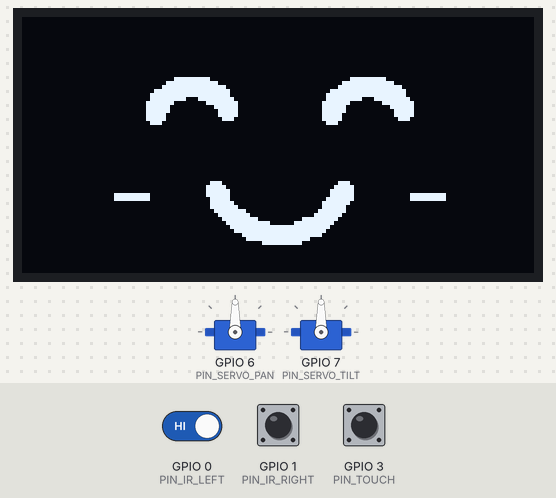
Simulated run of this sketch. Board: ESP32-C3. Shown: 2 × servo, 128×64 one-colour display. The inputs (shaded band) are chosen by the test bench; at power-on: GPIO 3 (PIN_TOUCH) LOW, GPIO 0 (PIN_IR_LEFT) HIGH, GPIO 1 (PIN_IR_RIGHT) HIGH. Random numbers use the default seed unless the sketch sets one; what the sketch prints to the serial monitor is not drawn.

Above: at 4.9 s.
5.0 s: GPIO 3 (PIN_TOUCH) pulled HIGH for 0.15 s
At 7.3 s:
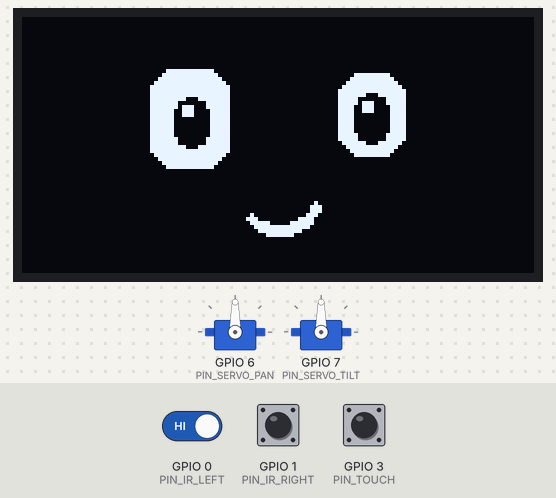
8.1 s: GPIO 3 (PIN_TOUCH) pulled HIGH for 1 s
At 9.7 s:
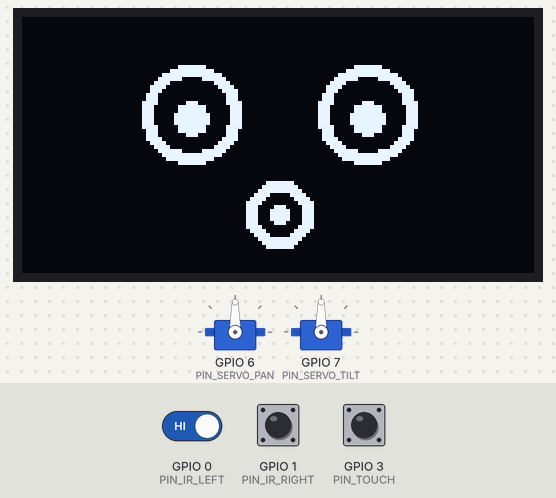
12.1 s: GPIO 3 (PIN_TOUCH) pulled HIGH for 0.15 s
At 13.9 s:
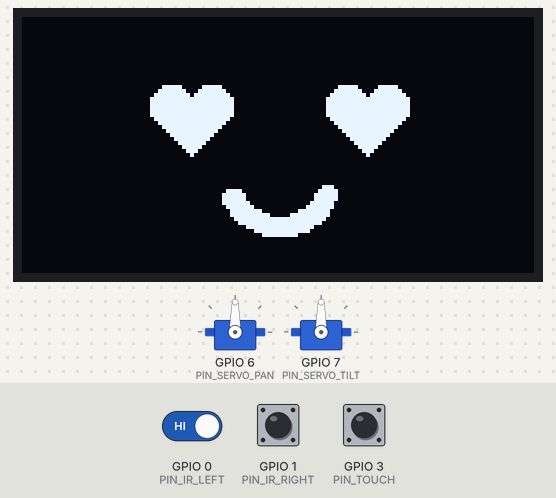
15.2 s: GPIO 3 (PIN_TOUCH) pulled HIGH for 3.2 s
At 17.5 s:
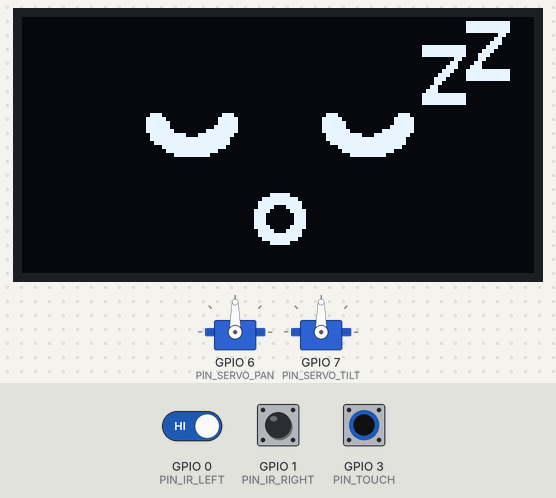
19.9 s: GPIO 3 (PIN_TOUCH) pulled HIGH for 0.15 s
At 22.2 s:
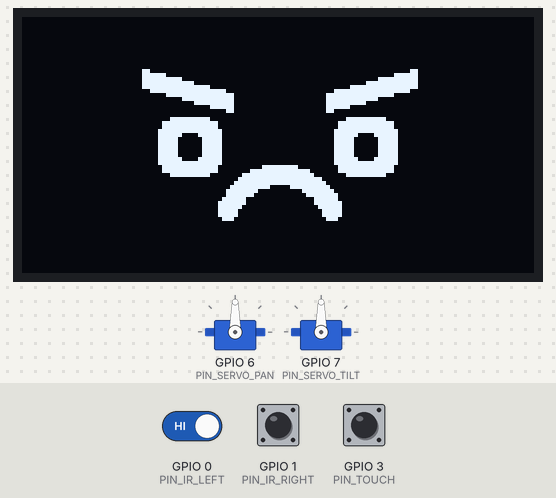
23.0 s: GPIO 0 (PIN_IR_LEFT) driven LOW
At 23.79 s:
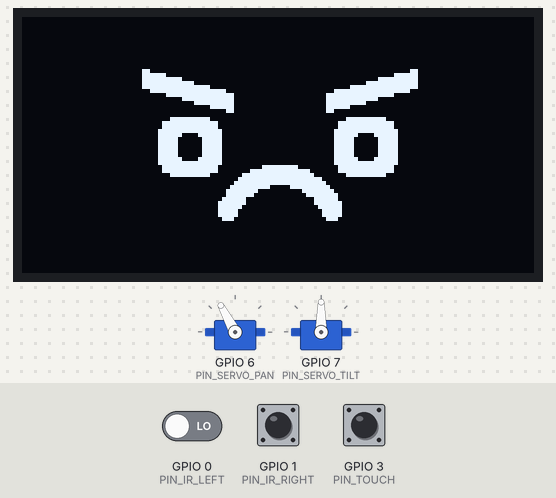
Timing chart, 0 to 26.0 s (numbered marks = the images above; inputs shaded):
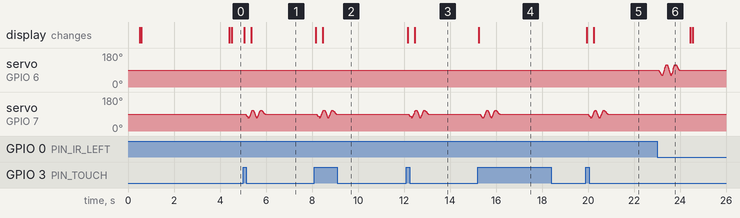

The sketch:

corrugated_robot.ino
```cpp
/*
 * 瓦楞机器人 · ESP32-C3
 * ------------------------------------------------------------
 * 硬件：
 *   - ESP32-C3 开发板（SuperMini / DevKitM-1 均可）
 *   - 2 × SG90 / MG90S 舵机：一个水平转头，一个上下点头
 *   - 1 × TTP223 触摸模块（摸一下换表情 + 上下点头）
 *   - 2 × 红外避障模块（摸左边 / 右边 → 左右摇头）
 *   - 1 × 0.96" SSD1306 OLED（128×64，I2C）
 *
 * 依赖库（Arduino IDE → 库管理器）：
 *   - Adafruit SSD1306
 *   - Adafruit GFX Library
 *   - ESP32Servo（作者 Kevin Harrington）
 *
 * 开发板选择：ESP32C3 Dev Module
 * 分区方案：默认 4MB with spiffs 即可（本程序很小）
 *
 * 接线、供电和调试见项目 README。
 */

#include <Arduino.h>
#include <Wire.h>
#include <Adafruit_GFX.h>
#include <Adafruit_SSD1306.h>
#include <ESP32Servo.h>
#include <math.h>

// ============================================================
// 1. 引脚 / 硬件参数：换板子时主要改这里
// ============================================================

// OLED I2C（ESP32-C3 的 4/5 不占用 USB，也不影响启动）
constexpr uint8_t PIN_I2C_SDA = 4;
constexpr uint8_t PIN_I2C_SCL = 5;

// 舵机信号
constexpr uint8_t PIN_SERVO_PAN  = 6;   // 水平：左右摇头
constexpr uint8_t PIN_SERVO_TILT = 7;   // 垂直：上下点头

// 输入
constexpr uint8_t PIN_TOUCH    = 3;     // TTP223 OUT
constexpr uint8_t PIN_IR_LEFT  = 0;     // 左侧红外 DO
constexpr uint8_t PIN_IR_RIGHT = 1;     // 右侧红外 DO

// 模块极性：买到的模块不一样时，只改这两个开关
constexpr bool TOUCH_ACTIVE_HIGH = true;   // TTP223 通常是“摸住为高”
constexpr bool IR_ACTIVE_LOW     = true;   // TCRT5000 通常是“有遮挡为低”

constexpr uint8_t OLED_ADDR = 0x3C;        // 有些模块是 0x3D，代码会自动再试
constexpr uint8_t OLED_ROTATION = 0;       // 屏幕装反了就改成 2

// ============================================================
// 2. 舵机标定：装好后先看这一节
// ============================================================

// 水平舵机（左右）
constexpr int PAN_CENTER = 90;       // 机械中位
constexpr int PAN_SWING  = 28;       // 左右各摆多少度
constexpr int PAN_MIN_ANGLE = 35;    // 机械安全范围，防止撞限位
constexpr int PAN_MAX_ANGLE = 145;
constexpr int PAN_DIR = 1;           // 左右反了改成 -1

// 垂直舵机（上下）
constexpr int TILT_CENTER = 90;
constexpr int TILT_SWING  = 20;
constexpr int TILT_MIN_ANGLE = 55;
constexpr int TILT_MAX_ANGLE = 125;
constexpr int TILT_DIR = 1;          // 点头方向反了改成 -1

// 动作节奏（毫秒）
constexpr uint16_t NOD_STEP_MS   = 180;   // 每点一下用时
constexpr uint16_t SHAKE_STEP_MS = 190;   // 每摇一下用时
constexpr uint16_t SERVO_MIN_US  = 500;   // SG90 常用 500~2400
constexpr uint16_t SERVO_MAX_US  = 2400;  // 抖动大可以改成 1000~2000

// ============================================================
// 3. 屏幕 / 表情参数
// ============================================================

constexpr uint8_t SCREEN_WIDTH  = 128;
constexpr uint8_t SCREEN_HEIGHT = 64;

Adafruit_SSD1306 display(SCREEN_WIDTH, SCREEN_HEIGHT, &Wire, -1);

enum Face : uint8_t {
  FACE_HAPPY = 0,
  FACE_CURIOUS,
  FACE_SURPRISED,
  FACE_LOVE,
  FACE_SLEEPY,
  FACE_ANGRY,
  FACE_COUNT
};

const char *const FACE_NAMES[] = {
  "HAPPY", "CURIOUS", "SURPRISED", "LOVE", "SLEEPY", "ANGRY"
};
static_assert(FACE_COUNT == sizeof(FACE_NAMES) / sizeof(FACE_NAMES[0]),
              "FACE_NAMES 与 Face 枚举数量不一致");

Face currentFace = FACE_HAPPY;
bool oledReady = false;
uint8_t activeOledAddr = OLED_ADDR;

// 眨眼 / 切表情时的闭眼
bool eyesClosed = false;
uint32_t eyesClosedUntil = 0;
uint32_t nextBlinkAt = 0;
constexpr uint16_t BLINK_MS = 110;
constexpr uint16_t FACE_SWITCH_BLINK_MS = 130;
constexpr uint16_t BLINK_MIN_MS = 2600;
constexpr uint16_t BLINK_MAX_MS = 5200;

// ============================================================
// 4. 输入消抖
// ============================================================

constexpr uint16_t DEBOUNCE_MS = 30;
constexpr uint32_t INPUT_ARM_MS = 700;  // 上电后先等模块稳定，期间不响应

struct DebouncedInput {
  uint8_t pin;
  bool activeHigh;
  bool stable;
  bool lastRaw;
  uint32_t changedAt;

  void begin(uint8_t p, bool high) {
    pin = p;
    activeHigh = high;
    pinMode(pin, activeHigh ? INPUT_PULLDOWN : INPUT_PULLUP);
    lastRaw = readRaw();
    stable = lastRaw;
    changedAt = millis();
  }

  bool readRaw() const {
    int level = digitalRead(pin);
    return activeHigh ? (level == HIGH) : (level == LOW);
  }

  // 只在“从未按下变成按下”的消抖完成后返回 true
  bool pressedEvent() {
    bool raw = readRaw();
    if (raw != lastRaw) {
      lastRaw = raw;
      changedAt = millis();
    }
    if ((millis() - changedAt) >= DEBOUNCE_MS && stable != raw) {
      stable = raw;
      return stable;
    }
    return false;
  }
};

DebouncedInput touchInput{PIN_TOUCH, TOUCH_ACTIVE_HIGH, false, false, 0};
DebouncedInput irLeft{PIN_IR_LEFT, !IR_ACTIVE_LOW, false, false, 0};
DebouncedInput irRight{PIN_IR_RIGHT, !IR_ACTIVE_LOW, false, false, 0};

uint32_t inputArmAt = 0;

bool inputsArmed() {
  return (int32_t)(millis() - inputArmAt) >= 0;
}

// ============================================================
// 5. 非阻塞舵机运动
// ============================================================

struct ServoAxis {
  Servo servo;
  float currentDeg;
  float fromDeg;
  float toDeg;
  uint32_t startedAt;
  uint16_t durationMs;

  void begin(uint8_t pin, int centerDeg) {
    servo.setPeriodHertz(50);
    servo.attach(pin, SERVO_MIN_US, SERVO_MAX_US);
    currentDeg = centerDeg;
    fromDeg = centerDeg;
    toDeg = centerDeg;
    durationMs = 0;
    servo.write(centerDeg);
  }

  void moveTo(int targetDeg, uint16_t ms) {
    fromDeg = currentDeg;
    toDeg = targetDeg;
    startedAt = millis();
    durationMs = (ms == 0) ? 1 : ms;
  }

  // 必须每轮 loop 调用；用 smoothstep 让起停柔和一点
  void update() {
    if (durationMs == 0) return;

    uint32_t elapsed = millis() - startedAt;
    if (elapsed >= durationMs) {
      currentDeg = toDeg;
      durationMs = 0;
    } else {
      float t = (float)elapsed / (float)durationMs;
      t = t * t * (3.0f - 2.0f * t);
      currentDeg = fromDeg + (toDeg - fromDeg) * t;
    }
    servo.write((int)(currentDeg + 0.5f));
  }

  bool busy() const {
    return durationMs > 0;
  }
};

ServoAxis panAxis;
ServoAxis tiltAxis;

int panAngle(int offset) {
  int angle = PAN_CENTER + PAN_DIR * offset;
  return constrain(angle, PAN_MIN_ANGLE, PAN_MAX_ANGLE);
}

int tiltAngle(int offset) {
  int angle = TILT_CENTER + TILT_DIR * offset;
  return constrain(angle, TILT_MIN_ANGLE, TILT_MAX_ANGLE);
}

enum Motion : uint8_t {
  MOTION_IDLE = 0,
  MOTION_NOD,
  MOTION_SHAKE
};

Motion motion = MOTION_IDLE;
uint8_t motionStep = 0;
int8_t shakeFirstSide = 1;

bool pendingNod = false;
int8_t pendingShakeSide = 0;   // 0 没有，-1 左，+1 右

void startNod() {
  motion = MOTION_NOD;
  motionStep = 0;
  // 第一次先抬头，再低头，共两个来回
  tiltAxis.moveTo(tiltAngle(-TILT_SWING), NOD_STEP_MS);
  Serial.println("[MOTION] nod");
}

void startShake(int8_t side) {
  motion = MOTION_SHAKE;
  motionStep = 0;
  shakeFirstSide = (side >= 0) ? 1 : -1;
  panAxis.moveTo(panAngle(shakeFirstSide * PAN_SWING), SHAKE_STEP_MS);
  Serial.printf("[MOTION] shake, first=%s\n", shakeFirstSide > 0 ? "right" : "left");
}

void finishMotion() {
  motion = MOTION_IDLE;
  motionStep = 0;
  Serial.println("[MOTION] done");
}

// 每一步只在前一步到位后启动，不用 delay()
void serviceMotion() {
  if (motion == MOTION_IDLE) return;
  if (panAxis.busy() || tiltAxis.busy()) return;

  motionStep++;

  if (motion == MOTION_NOD) {
    switch (motionStep) {
      case 1: tiltAxis.moveTo(tiltAngle(TILT_SWING), NOD_STEP_MS); break;
      case 2: tiltAxis.moveTo(tiltAngle(-TILT_SWING), NOD_STEP_MS); break;
      case 3: tiltAxis.moveTo(tiltAngle(TILT_SWING), NOD_STEP_MS); break;
      case 4: tiltAxis.moveTo(tiltAngle(0), NOD_STEP_MS); break;
      default: finishMotion(); break;
    }
  } else if (motion == MOTION_SHAKE) {
    switch (motionStep) {
      case 1: panAxis.moveTo(panAngle(-shakeFirstSide * PAN_SWING), SHAKE_STEP_MS); break;
      case 2: panAxis.moveTo(panAngle(shakeFirstSide * PAN_SWING), SHAKE_STEP_MS); break;
      case 3: panAxis.moveTo(panAngle(-shakeFirstSide * PAN_SWING), SHAKE_STEP_MS); break;
      case 4: panAxis.moveTo(panAngle(0), SHAKE_STEP_MS); break;
      default: finishMotion(); break;
    }
  }
}

// 动作期间又摸了一下：排队，等当前动作结束再做
void serviceQueue() {
  if (motion != MOTION_IDLE) return;

  if (pendingNod) {
    pendingNod = false;
    startNod();
    return;
  }
  if (pendingShakeSide != 0) {
    int8_t side = pendingShakeSide;
    pendingShakeSide = 0;
    startShake(side);
  }
}

// ============================================================
// 6. 画表情：全部用 GFX 图形现场画，不占 Flash 图片空间
// ============================================================

void drawArcThick(int cx, int cy, int radius, int startDeg, int endDeg,
                  uint8_t thickness, uint16_t color) {
  for (int deg = startDeg; deg <= endDeg; deg += 3) {
    float rad = deg * 0.0174532925f;
    int x = cx + (int)lroundf(cosf(rad) * radius);
    int y = cy + (int)lroundf(sinf(rad) * radius);
    display.fillCircle(x, y, thickness / 2, color);
  }
}

void drawThickLine(int x0, int y0, int x1, int y1, uint8_t thickness,
                   uint16_t color) {
  int half = thickness / 2;
  for (int i = -half; i <= half; i++) {
    display.drawLine(x0, y0 + i, x1, y1 + i, color);
  }
}

void drawHeart(int cx, int cy, int size, uint16_t color) {
  int r = size / 4;
  display.fillCircle(cx - r, cy - r / 2, r, color);
  display.fillCircle(cx + r, cy - r / 2, r, color);
  display.fillTriangle(cx - size / 2, cy - r / 2 + 1,
                       cx + size / 2, cy - r / 2 + 1,
                       cx, cy + size / 2, color);
}

void drawOpenEye(int cx, int cy, int w, int h) {
  display.fillRoundRect(cx - w / 2, cy - h / 2, w, h, 6, SSD1306_WHITE);
  // 黑色瞳孔 + 一个白色高光，眼睛立刻有神
  display.fillRoundRect(cx - 4, cy - 5, 9, 13, 4, SSD1306_BLACK);
  display.fillRect(cx - 2, cy - 3, 3, 3, SSD1306_WHITE);
}

void drawClosedEyes() {
  display.fillRoundRect(33, 21, 18, 4, 2, SSD1306_WHITE);
  display.fillRoundRect(77, 21, 18, 4, 2, SSD1306_WHITE);
}

void drawHappyMouth() {
  drawArcThick(64, 37, 17, 20, 160, 4, SSD1306_WHITE);
}

void drawCuriousMouth() {
  drawArcThick(64, 43, 10, 25, 135, 3, SSD1306_WHITE);
}

void drawSurprisedMouth() {
  drawArcThick(64, 49, 7, 0, 360, 3, SSD1306_WHITE);
  display.fillCircle(64, 49, 2, SSD1306_WHITE);
}

void drawSleepyMouth() {
  drawArcThick(64, 50, 5, 0, 360, 3, SSD1306_WHITE);
}

void drawLoveMouth() {
  drawArcThick(64, 39, 13, 25, 155, 4, SSD1306_WHITE);
}

void drawAngryMouth() {
  drawArcThick(64, 53, 14, 200, 340, 4, SSD1306_WHITE);
}

void drawZ(int x, int y, uint8_t size) {
  int w = 5 * size;
  int h = 6 * size;
  drawThickLine(x, y, x + w, y, size, SSD1306_WHITE);
  drawThickLine(x + w, y, x, y + h, size, SSD1306_WHITE);
  drawThickLine(x, y + h, x + w, y + h, size, SSD1306_WHITE);
}

void drawFaceContent() {
  // 切表情/眨眼时先闭眼；困了表情本身就不需要再眨
  if (eyesClosed && currentFace != FACE_SLEEPY) {
    drawClosedEyes();
  } else {
    switch (currentFace) {
      case FACE_HAPPY:
        drawArcThick(42, 27, 10, 200, 340, 5, SSD1306_WHITE);
        drawArcThick(86, 27, 10, 200, 340, 5, SSD1306_WHITE);
        break;

      case FACE_CURIOUS:
        drawOpenEye(42, 25, 20, 25);
        drawOpenEye(87, 24, 17, 21);
        break;

      case FACE_SURPRISED:
        for (uint8_t i = 0; i < 2; i++) {
          int cx = (i == 0) ? 42 : 86;
          drawArcThick(cx, 24, 11, 0, 360, 3, SSD1306_WHITE);
          display.fillCircle(cx, 25, 4, SSD1306_WHITE);
          display.fillCircle(cx - 1, 24, 1, SSD1306_WHITE);
        }
        break;

      case FACE_LOVE:
        drawHeart(42, 24, 20, SSD1306_WHITE);
        drawHeart(86, 24, 20, SSD1306_WHITE);
        break;

      case FACE_SLEEPY:
        drawArcThick(42, 22, 10, 25, 155, 4, SSD1306_WHITE);
        drawArcThick(86, 22, 10, 25, 155, 4, SSD1306_WHITE);
        drawZ(100, 8, 2);
        drawZ(111, 2, 2);
        break;

      case FACE_ANGRY:
        drawThickLine(30, 15, 52, 21, 4, SSD1306_WHITE);
        drawThickLine(98, 15, 76, 21, 4, SSD1306_WHITE);
        for (uint8_t i = 0; i < 2; i++) {
          int cx = (i == 0) ? 42 : 86;
          display.fillRoundRect(cx - 8, 25, 16, 15, 4, SSD1306_WHITE);
          display.fillRoundRect(cx - 3, 29, 6, 7, 2, SSD1306_BLACK);
        }
        break;

      default:
        break;
    }
  }

  switch (currentFace) {
    case FACE_HAPPY:
      drawHappyMouth();
      display.fillRect(23, 44, 9, 2, SSD1306_WHITE);
      display.fillRect(97, 44, 9, 2, SSD1306_WHITE);
      break;
    case FACE_CURIOUS:  drawCuriousMouth();  break;
    case FACE_SURPRISED: drawSurprisedMouth(); break;
    case FACE_LOVE:     drawLoveMouth();     break;
    case FACE_SLEEPY:   drawSleepyMouth();   break;
    case FACE_ANGRY:    drawAngryMouth();    break;
    default: break;
  }
}

void drawFace() {
  if (!oledReady) return;
  display.clearDisplay();
  drawFaceContent();
  display.display();
}

void cycleFace() {
  currentFace = (Face)((currentFace + 1) % FACE_COUNT);
  Serial.printf("[TOUCH] face -> %s\n", FACE_NAMES[currentFace]);

  // 先闭眼 130ms 再睁开，像屏幕“刷新”了一下
  eyesClosed = true;
  eyesClosedUntil = millis() + FACE_SWITCH_BLINK_MS;
  drawFace();
  nextBlinkAt = millis() + random(BLINK_MIN_MS, BLINK_MAX_MS);
}

void updateEyes() {
  uint32_t now = millis();

  if (eyesClosed) {
    if ((int32_t)(now - eyesClosedUntil) >= 0) {
      eyesClosed = false;
      drawFace();
      nextBlinkAt = now + random(BLINK_MIN_MS, BLINK_MAX_MS);
    }
    return;
  }

  if (currentFace == FACE_SLEEPY) return;
  if ((int32_t)(now - nextBlinkAt) >= 0) {
    eyesClosed = true;
    eyesClosedUntil = now + BLINK_MS;
    drawFace();
  }
}

// ============================================================
// 7. 输入处理
// ============================================================

void handleInputs() {
  // 每个 loop 都要调用，否则消抖状态不会更新
  bool touchPressed = touchInput.pressedEvent();
  bool leftPressed  = irLeft.pressedEvent();
  bool rightPressed = irRight.pressedEvent();

  if (!inputsArmed()) return;

  if (touchPressed) {
    cycleFace();
    if (motion == MOTION_IDLE) {
      startNod();
    } else {
      pendingNod = true;   // 表情已经切了，点头稍后补上
    }
  }

  if (leftPressed || rightPressed) {
    int8_t side = leftPressed ? -1 : 1;
    Serial.printf("[IR] %s\n", leftPressed ? "left" : "right");

    if (motion == MOTION_IDLE) {
      startShake(side);
    } else {
      pendingShakeSide = side;   // 只保留最后一次
    }
  }
}

// ============================================================
// 8. 初始化 / 主循环
// ============================================================

bool initDisplay() {
  Wire.begin(PIN_I2C_SDA, PIN_I2C_SCL);
  Wire.setClock(400000);

  // 第 4 个参数 false：不要再让库重新初始化 I2C 引脚
  uint8_t addr = OLED_ADDR;
  bool ok = display.begin(SSD1306_SWITCHCAPVCC, addr, true, false);
  if (!ok && addr != 0x3D) {
    Serial.println("[OLED] 0x3C 没找到，尝试 0x3D");
    addr = 0x3D;
    ok = display.begin(SSD1306_SWITCHCAPVCC, addr, true, false);
  }

  if (!ok) {
    Serial.println("[OLED] 初始化失败：查 VCC/GND/SDA/SCL，或改 OLED_ADDR");
    return false;
  }

  activeOledAddr = addr;
  display.setRotation(OLED_ROTATION);
  display.clearDisplay();
  display.display();
  Serial.printf("[OLED] ready, addr=0x%02X\n", activeOledAddr);
  return true;
}

void setup() {
  Serial.begin(115200);
  delay(200);
  Serial.println();
  Serial.println("=== 瓦楞机器人 / Corrugated Robot ===");
  Serial.printf("[PIN] SDA=%d SCL=%d PAN=%d TILT=%d TOUCH=%d IR_L=%d IR_R=%d\n",
                (int)PIN_I2C_SDA, (int)PIN_I2C_SCL,
                (int)PIN_SERVO_PAN, (int)PIN_SERVO_TILT,
                (int)PIN_TOUCH, (int)PIN_IR_LEFT, (int)PIN_IR_RIGHT);

  // 先把两个舵机放中位，避免上电乱甩
  panAxis.begin(PIN_SERVO_PAN, PAN_CENTER);
  tiltAxis.begin(PIN_SERVO_TILT, TILT_CENTER);
  delay(300);

  oledReady = initDisplay();

  touchInput.begin(PIN_TOUCH, TOUCH_ACTIVE_HIGH);
  irLeft.begin(PIN_IR_LEFT, !IR_ACTIVE_LOW);
  irRight.begin(PIN_IR_RIGHT, !IR_ACTIVE_LOW);

  inputArmAt = millis() + INPUT_ARM_MS;
  nextBlinkAt = millis() + random(BLINK_MIN_MS, BLINK_MAX_MS);

  if (oledReady) {
    drawFace();
  }

  Serial.println("[SYS] ready, 摸屏幕中间的触摸键或左右红外");
}

void loop() {
  panAxis.update();
  tiltAxis.update();

  handleInputs();
  updateEyes();
  serviceMotion();
  serviceQueue();

  // 只让出 1ms 给系统任务，动作仍然由 millis() 驱动，不是靠 delay 等舵机
  delay(1);
}
```
